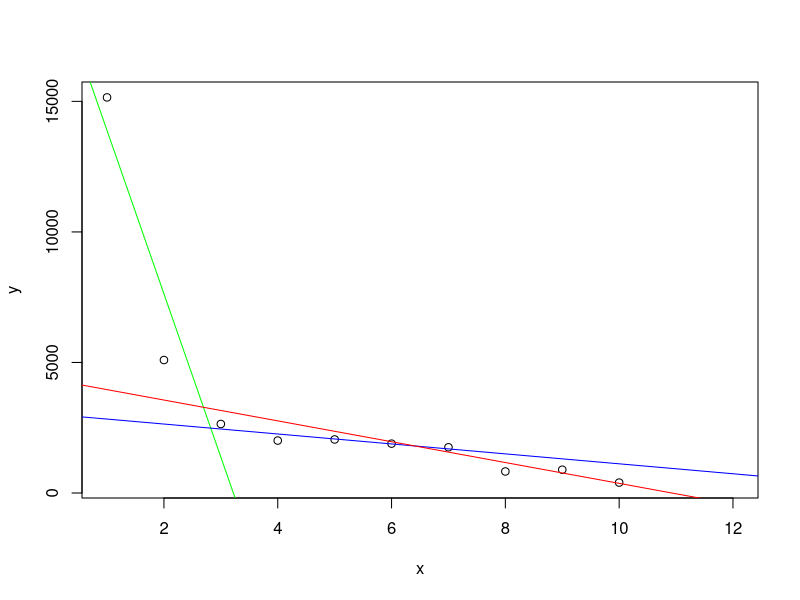
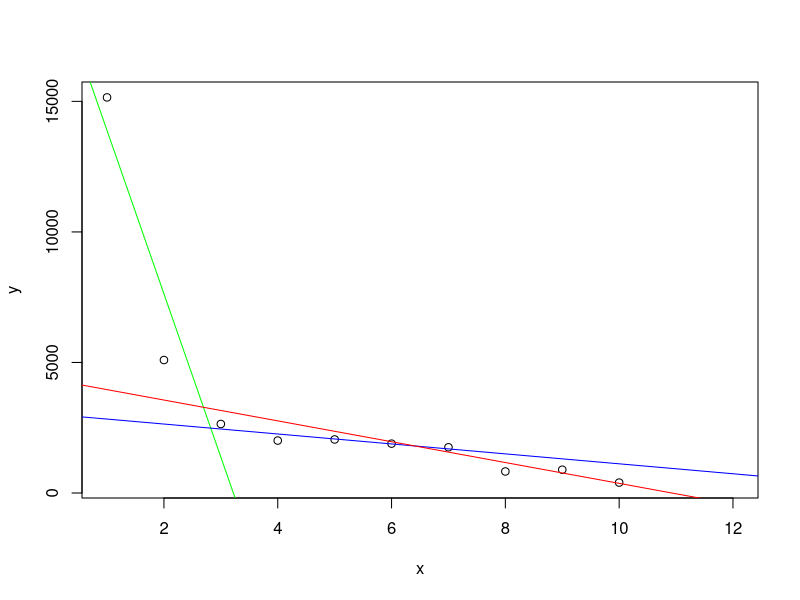
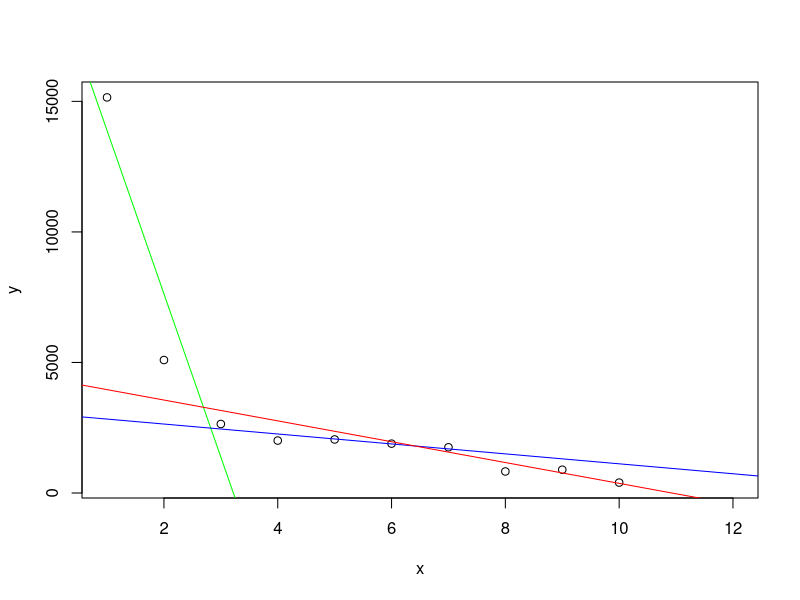

Source code (R) for these figures, in order:
#Created on 2020/2/24,9:17
#Data Initialize
source=data.frame(x=1:10,y=c(15152,5093,2644,2009,2051,1891,1751,825,892,399))
print(source)
sect1=data.frame(x=1:3,y=c(15152,5093,2644))
sect2=data.frame(x=3:7,y=c(2644,2009,2051,1891,1751))
sect3=data.frame(x=7:10,y=c(1751,825,892,399))
#Regression Calc
fs1=lm(y~x,sect1)
fs2=lm(y~x,sect2)
fs3=lm(y~x,sect3)
#Export graph plots.svg
svg("plots.svg")
plot(source,xlim=c(1,12))
abline(a=fs1$coefficients[1],b=fs1$coefficients[2],col="green")
abline(a=fs2$coefficients[1],b=fs2$coefficients[2],col="blue")
abline(a=fs3$coefficients[1],b=fs3$coefficients[2],col="red")
dev.off()
#Export graph plots.png
png("plots.png")
plot(source,xlim=c(1,12))
abline(a=fs1$coefficients[1],b=fs1$coefficients[2],col="green")
abline(a=fs2$coefficients[1],b=fs2$coefficients[2],col="blue")
abline(a=fs3$coefficients[1],b=fs3$coefficients[2],col="red")
dev.off()
#Print the graph on the screen
plot(source,xlim=c(1,12))
abline(a=fs1$coefficients[1],b=fs1$coefficients[2],col="green")
abline(a=fs2$coefficients[1],b=fs2$coefficients[2],col="blue")
abline(a=fs3$coefficients[1],b=fs3$coefficients[2],col="red")
#Solve the function(y=0) && Export
f=function(x, a, b){return(a*x+b)}
root=uniroot(f,c(10,12),a=fs3$coefficients[2],b=fs3$coefficients[1],tol=0.1)
root$root
# Will vanish after 11 days.